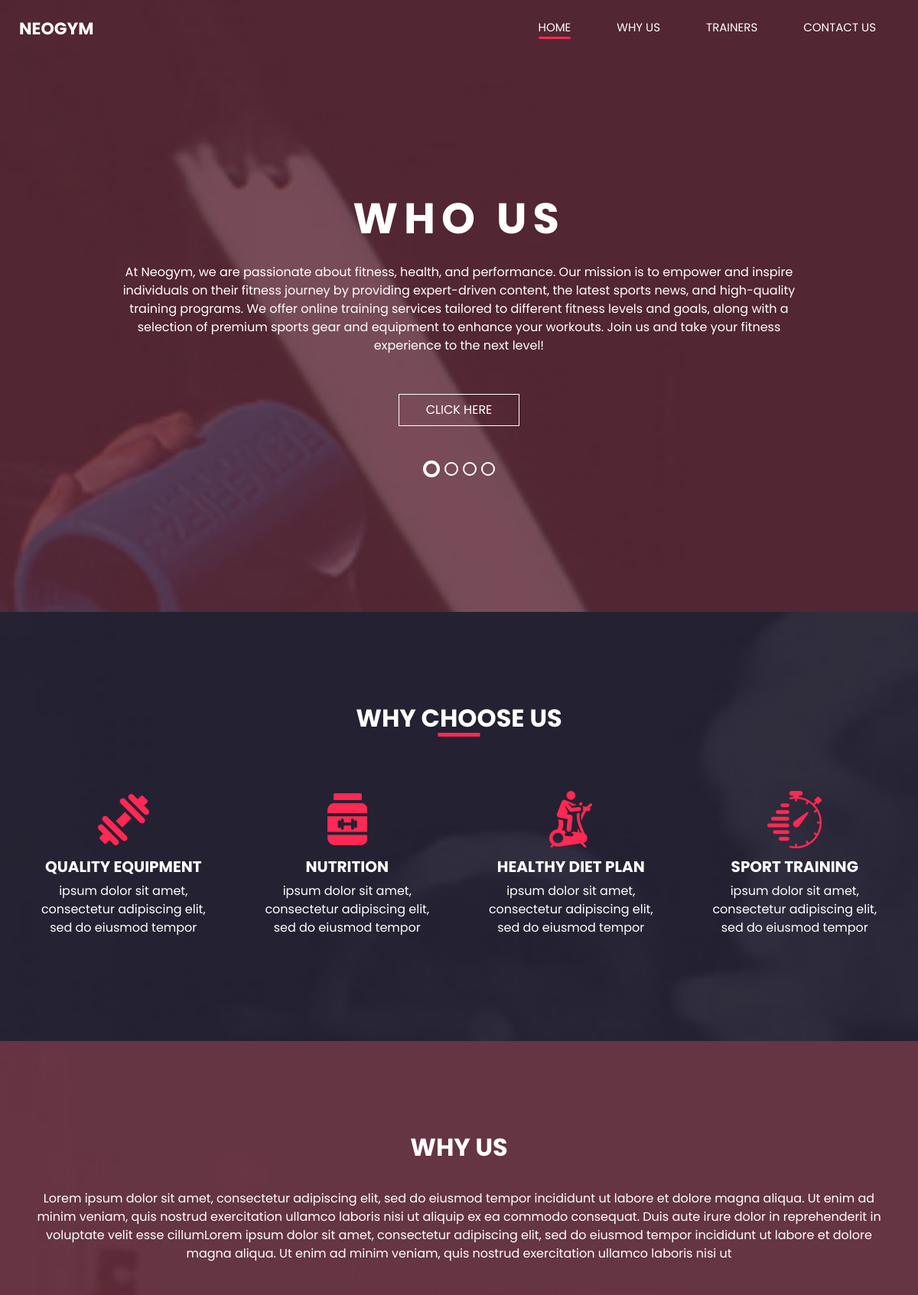
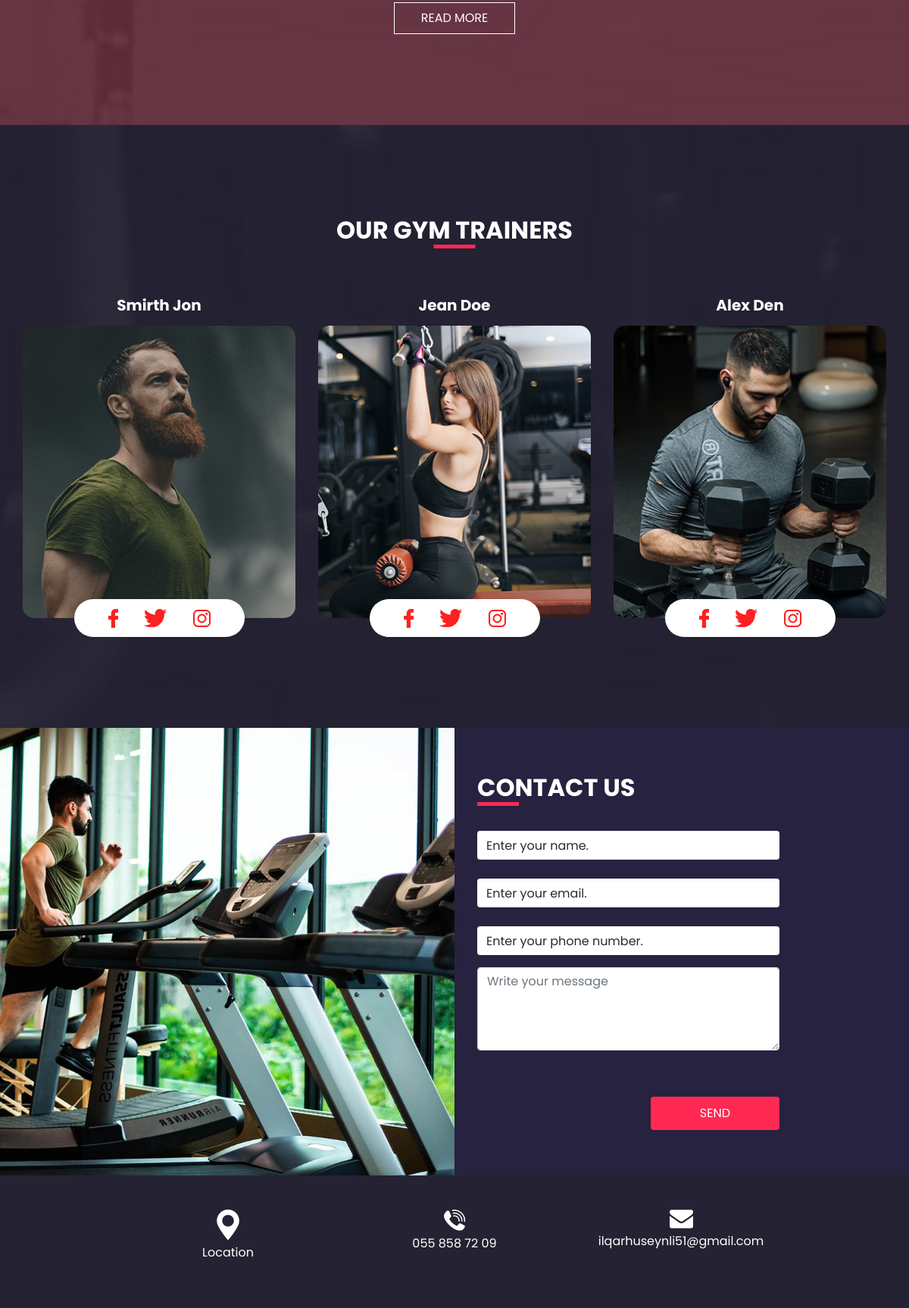
The page / on the database its author committed (2 pictures, top to bottom).
### myapp/models.py (models this page shows)
class Index_Slider(models.Model):
    title=models.CharField(max_length=15)
    description = models.TextField(blank=True, max_length=500)
    created_at = models.DateTimeField(auto_now=True, null=True)
    updated_at = models.DateTimeField(auto_now=True, null=True)
    url = models.URLField(blank=True, null=True)

class Why_Choose_Us(models.Model):
    title = models.CharField(max_length=50)
    description = models.TextField(blank=True, max_length=100)
    img_box=models.ImageField(upload_to='images/')
    created_at = models.DateTimeField(auto_now=True, null=True)
    updated_at = models.DateTimeField(auto_now=True, null=True)

class About_Container(models.Model):
    title = models.CharField(max_length=50)
    description = models.TextField(blank=True, max_length=500)
    url = models.URLField(blank=True, null=True)
    created_at = models.DateTimeField(auto_now=True, null=True)
    updated_at = models.DateTimeField(auto_now=True, null=True)

class Trainers_Container(models.Model):
    trainer_name = models.CharField(max_length=30)
    trainer_image = models.ImageField(upload_to='images/')
    facebook_url = models.URLField(blank=True, null=True)
    facebook_img=models.ImageField(upload_to='images/', blank=True)
    twitter_url = models.URLField(blank=True, null=True)
    twitter_img=models.ImageField(upload_to='images/',blank=True)
    instagram_url = models.URLField(blank=True, null=True)
    instagram_img=models.ImageField(upload_to='images/',blank=True)
    created_at = models.DateTimeField(auto_now=True, null=True)
    updated_at = models.DateTimeField(auto_now=True, null=True)

class Info_Section(models.Model):
    item_name = models.CharField(max_length=50)
    item_url = models.URLField(blank=True, null=True)
    copy_info = models.CharField(max_length=50, blank=True, null=True)
    item_icon = models.ImageField(upload_to='images/',blank=True)
    created_at = models.DateTimeField(auto_now=True, null=True)
    updated_at = models.DateTimeField(auto_now=True, null=True)

### myapp/views.py (the view)
# urls.py: path('', views.index, name='index'),
def index(request):
    sliders = Index_Slider.objects.all()
    why_choose_us = Why_Choose_Us.objects.all()
    about_container = About_Container.objects.all()
    trainers_container = Trainers_Container.objects.all()
    info_section = Info_Section.objects.all()
    if request.method == 'POST':
        form = ContactForm(request.POST)
        if form.is_valid():
            form.save()
            send_mail(
                subject='Neogym',
                message='Yeni istifadəçi qeydiyatdan keçdi',
                html_message=render_to_string('success.html'),
                from_email=EMAIL_HOST_USER,
                recipient_list=['ilqarhuseynli51@gmail.com'],
            )
            return redirect('success')
    else:
        form = ContactForm()
    return render(request,'index.html',{
        'sliders': sliders,
        'form': form,
        'why_choose_us': why_choose_us,
        'about_container': about_container,
        'trainers_container': trainers_container,
        'info_section': info_section
    })

### myapp/forms.py
class ContactForm(forms.ModelForm):
    class Meta:
        model = Contact
        fields = ['name', 'email', 'phone', 'message']
        widgets = {
            'name': forms.TextInput(attrs={'class': 'form-control', 'placeholder': 'Enter your name.'}),
            'email': forms.EmailInput(attrs={'class': 'form-control', 'placeholder': 'Enter your email.'}),
            'phone': forms.TextInput(attrs={'class': 'form-control', 'placeholder': 'Enter your phone number.'}),
            'message': forms.Textarea(attrs={'class': 'form-control', 'placeholder': 'Write your message', 'rows': 4}),
        }

### templates/index.html (shortened to what this page needs)
{% extends "base.html" %}
{% load static %}
{% block main_content %}
    <section class=" slider_section position-relative">
      <div id="carouselExampleIndicators" class="carousel slide" data-ride="carousel">
        <div class="carousel-inner">
          {% for slider in sliders %}
          {% if forloop.first %}
          <div class="carousel-item active">
            <div class="container">
              <div class="col-lg-10 col-md-11 mx-auto">
                <div class="detail-box">
                  <div>
                    <h1>
                      {{ slider.title}}
                    </h1>
                    <p>
                      {{ slider.description}}
                    </p>
                    <div class="">
                      <a href={{slider.url}}>
                        Click Here
                    </div>
                  </div>
                </div>
              </div>
            </div>
          </div>
          {% endif %}
          {% endfor %}
        </div>
        <ol class="carousel-indicators">
          {% for slider in sliders %}
          {% if forloop.first %}
          <li data-target="#carouselExampleIndicators" data-slide-to="{{forloop.counter0}}" class="active"></li>
          {% else %}
          <li data-target="#carouselExampleIndicators" data-slide-to="{{forloop.counter0}}"></li>
          {% endif %}
          {% endfor %}
        </ol>
      </div>
    </section>
{% endblock %}
{% block content %}
  <section class="us_section layout_padding">
    <div class="container">
      <div class="heading_container">
        <h2>
          Why Choose Us
        </h2>
      </div>
      <div class="us_container ">
        <div class="row">
          {% for why_choose in why_choose_us %}
          <div class="col-lg-3 col-md-6">
            <div class="box">
              <div class="img-box">
                <img src="{{ why_choose.img_box.url }}"alt="">
              </div>
              <div class="detail-box">
                <h5>
                  {{why_choose.title}}
                </h5>
                <p>
                  {{why_choose.description}}
                </p>
              </div>
            </div>
          </div>
          {% endfor %}
        </div>
      </div>
    </div>
  </section>
  <section class="heathy_section layout_padding">
    <div class="container">
      <div class="row">
        <div class="col-md-12 mx-auto">
          <div class="detail-box">
            <h2>
              {{about_container.0.title}}
            </h2>
            <p>
              {{about_container.0.description}}
            </p>
            <div class="btn-box">
              <a href={{about_container.0.url}}>
                READ MORE
            </div>
          </div>
        </div>
      </div>
    </div>
  </section>
  <section class="trainer_section layout_padding">
    <div class="container">
      <div class="heading_container">
        <h2>
          Our Gym Trainers
        </h2>
      </div>
      <div class="row">
        {% for trainers in trainers_container %}
          <div class="col-lg-4 col-md-6 mx-auto">
    <div class="box">
      <div class="name">
        <h5>{{trainers.trainer_name}}</h5>
      </div>
      <div class="img-box">
        <img src="{{ trainers.trainer_image.url }}" alt="">
      </div>
      <div class="social_box">
        <a href="{{ trainers.facebook_url }}"target="_blank">
          <img src="{{ trainers.facebook_img.url }}" alt="">
        </a>
        <a href="{{ trainers.twitter_url }}"target="_blank">
          <img src="{{ trainers.twitter_img.url }}" alt="">
        </a>
        <a href="{{ trainers.instagram_url }}"target="_blank">
          <img src="{{ trainers.instagram_img.url }}" alt="">
        </a>
      </div>
    </div>
  </div>
        {% endfor %}
      </div>
    </div>
  </section>
  <section class="contact_section">
    <div class="container-fluid">
      <div class="row">
        <div class="col-md-6 px-0">
          <div class="img-box">
            <img src="{% static 'images/contact-img.jpg' %}" alt="">
          </div>
        </div>
        <div class="col-lg-5 col-md-6">
          <div class="form_container pr-0 pr-lg-5 mr-0 mr-lg-2">
            <div class="heading_container">
              <h2>Contact Us</h2>
            </div>
            <form method="POST">
              <div class="form-group">
                {{ form.name }}
              </div>
              <div class="form-group">
                {{ form.email }}
              </div>
              <div class="form-group">
                {{ form.phone }}
              </div>
              <div class="form-group">
                {{ form.message }}
              </div>
              <div class="d-flex">
                <button type="submit" class="btn btn-primary">Send</button>
              </div>
            </form>
          </div>
        </div>
      </div>
    </div>
  </section>
{% endblock %}

### templates/base.html (shortened to what this page needs)
{% load static %}
<!DOCTYPE html>
<html>
<head>
  <link rel="stylesheet" type="text/css" href="https://cdnjs.cloudflare.com/ajax/libs/OwlCarousel2/2.3.4/assets/owl.carousel.min.css" />
  <link rel="stylesheet" type="text/css" href="{% static 'css/bootstrap.css' %}" />
  <link rel="stylesheet" type="text/css" href="{% static 'css/style.css' %}" />
  <link rel="stylesheet" type="text/css" href="{% static 'css/responsive.css' %}" />
</head>
<body class="{% if request.path != '/' %}sub_page{% endif %}">
  <div class="hero_area">
    <header class="header_section">
      <div class="container-fluid">
        <nav class="navbar navbar-expand-lg custom_nav-container ">
          <a class="navbar-brand" href="{% url 'index' %}">
            <span>
              Neogym
            </span>
          </a>
          <div class="collapse navbar-collapse" id="navbarSupportedContent">
            <div class="d-flex ml-auto flex-column flex-lg-row align-items-center">
              <ul class="navbar-nav  ">
                <li class="nav-item {% if request.path == '/' %} active {% endif %}">
                  <a class="nav-link" href="{% url 'index' %}">Home <span class="sr-only">(current)</span></a>
                </li>
                <li class="nav-item {% if request.path == '/why_us/' %} active {% endif %}">
                  <a class="nav-link" href="{% url 'why_us' %}"> Why us </a>
                </li>
                <li class="nav-item {% if request.path == '/trainer/' %} active {% endif %}">
                  <a class="nav-link" href="{% url 'trainer' %}"> trainers</a>
                </li>
                <li class="nav-item {% if request.path == '/contact/' %} active {% endif %}">
                  <a class="nav-link" href="{% url 'contact' %}"> Contact Us</a>
                </li>
              </ul>
            </div>
          </div>
        </nav>
      </div>
    </header>
    {% block main_content %}{% endblock %}
  </div>
{% block content %}{% endblock %}
<section class="info_section layout_padding2">
    <div class="container">
        <div class="info_items">
            {% for info in info_section %}
                {% if not info.item_url or info.item_url == "None" %}
                    <a href="#" onclick="copyToClipboard('{{ info.copy_info }}'); return false;">
                {% else %}
                    <a href="{{ info.item_url }}" target="_blank">
                {% endif %}
                        <div class="item">
                            <div class="">
                                <img src="{{ info.item_icon.url }}" alt="">
                            </div>
                            <div class="detail-box">
                                <p>{{ info.item_name }}</p>
                            </div>
                        </div>
                    </a>
            {% endfor %}
        </div>
    </div>
</section>
</body>
</html>

### static/css/responsive.css (style rules this page uses)
@media (min-width: 1200px) { .container { max-width: 1170px; } }

### rows shown on the page
Index_Slider: title "WHO US", description "At Neogym, we are passionate about fitness, health, and performance. Our mission is to empower and inspire individuals on their fitness journey by providing expert-driven content, the latest sports news, and high-quality training programs. We offer online training services tailored to different fitness levels and goals, along with a selection of premium sports gear and equipment to enhance your workouts. Join us and take your fitness experience to the next level!"
Why_Choose_Us: img_box (picture), title "QUALITY EQUIPMENT", description "ipsum dolor sit amet, consectetur adipiscing elit, sed do eiusmod tempor"
Why_Choose_Us: img_box (picture), title "NUTRITION", description "ipsum dolor sit amet, consectetur adipiscing elit, sed do eiusmod tempor"
Why_Choose_Us: img_box (picture), title "HEALTHY DIET PLAN", description "ipsum dolor sit amet, consectetur adipiscing elit, sed do eiusmod tempor"
Why_Choose_Us: img_box (picture), title "SPORT TRAINING", description "ipsum dolor sit amet, consectetur adipiscing elit, sed do eiusmod tempor"
About_Container: title "WHY US", description "Lorem ipsum dolor sit amet, consectetur adipiscing elit, sed do eiusmod tempor incididunt ut labore et dolore magna aliqua. Ut enim ad minim veniam, quis nostrud exercitation ullamco laboris nisi ut aliquip ex ea commodo consequat. Duis aute irure dolor in reprehenderit in voluptate velit esse cillumLorem ipsum dolor sit amet, consectetur adipiscing elit, sed do eiusmod tempor incididunt ut labore et dolore magna aliqua. Ut enim ad minim veniam, quis nostrud exercitation ullamco laboris nisi ut"
Trainers_Container: trainer_name "Smirth Jon", trainer_image (picture), facebook_img (picture), twitter_img (picture), instagram_img (picture)
Trainers_Container: trainer_name "Jean Doe", trainer_image (picture), facebook_img (picture), twitter_img (picture), instagram_img (picture)
Trainers_Container: trainer_name "Alex Den", trainer_image (picture), facebook_img (picture), twitter_img (picture), instagram_img (picture)
Info_Section: item_icon (picture), item_name "Location"
Info_Section: item_icon (picture), item_name "055 858 72 09"
Info_Section: item_icon (picture), item_name "ilqarhuseynli51@gmail.com"
